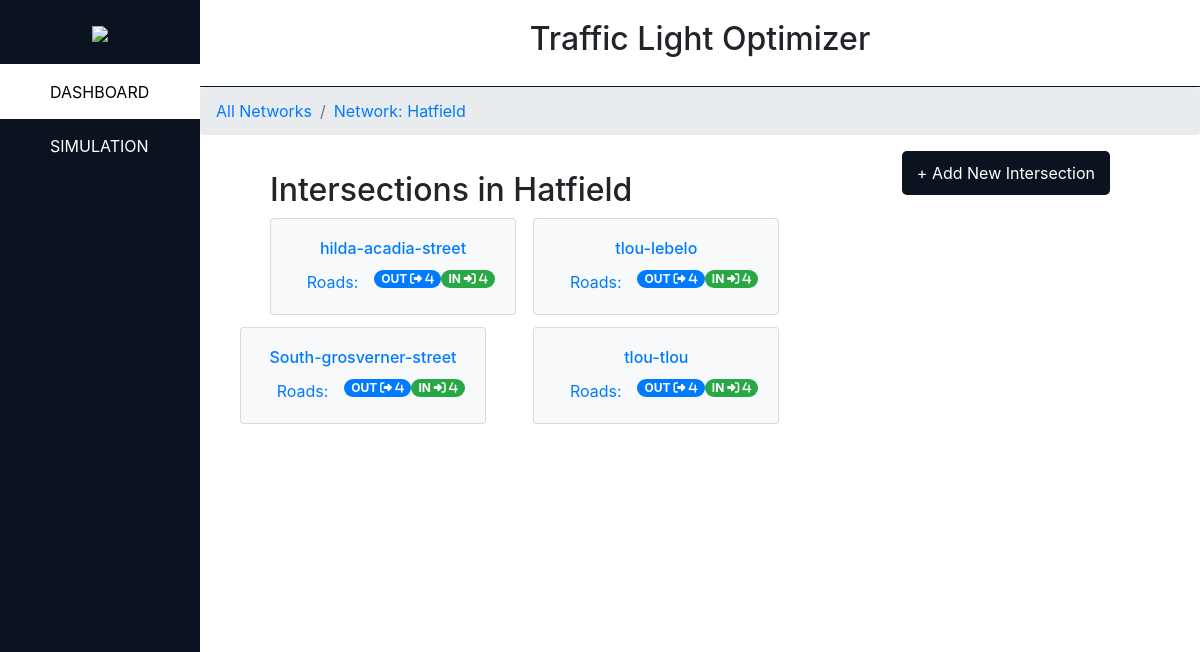
Screenshot of /network/1/ with the database file from the repository.
### main_app/models.py (models this page shows, shortened)
class Network(models.Model):
    network_name = models.CharField( max_length=50, unique=True )

class Intersection(models.Model):
    network_id = models.ForeignKey(
        Network,
        blank=False,
        null=True,
        on_delete=models.SET_NULL
    )
    intersection_name = models.CharField( max_length=50, unique=True )
    right_of_way = models.TextField( blank=True )
    configuration = models.TextField( blank=True )

### main_app/views/oldview.py (the view)
# urls.py: path('network/<int:network_id>/', views.road_network_controller, name='road_network'),
def road_network_controller(request, network_id):
    network_info = get_object_or_404( Network, pk=network_id )
    if request.method == 'POST':
        form_intersection = IntersectionForm(request.POST)
        if form_intersection.is_valid():
            new_intersection = form_intersection.save()
            new_intersection.network_id = network_info
            new_intersection.save()
            return HttpResponseRedirect(reverse('intersection', args=(network_id, new_intersection.id )))
    else:
        form_intersection = IntersectionForm()
    if Intersection.objects.filter( network_id=network_id ).exists():
        intersection_entries_for_network = Intersection.objects.filter( network_id=network_id )
    else:
        intersection_entries_for_network = []
    ui_data = {
        'network_info': network_info,
        'intersection_list': intersection_entries_for_network ,
        'intersection_form': form_intersection
    }
    return render(request, 'main_app/road_network.html', ui_data )

### main_app/templates/main_app/road_network.html (shortened to what this page needs)
{% load static %}
<!DOCTYPE html>
<html>
    <head>
        <link rel="stylesheet" href="https://use.fontawesome.com/releases/v5.1.0/css/all.css">
        <link rel="stylesheet" type="text/css" href = "{% static 'css/style.css'%}"/>
        <link rel="stylesheet" href="https://maxcdn.bootstrapcdn.com/bootstrap/4.5.0/css/bootstrap.min.css">
    </head>
    <body>
        <div class="fluid-container">
            <div class="row">
                <div id="navigate" class="col-2">
                    <div class="title">
                        <img src="{% static 'images/logo_welcome.png' %}">
                    </div>
                    <div>
                        <a href="{% url 'all_networks' %}" class="active"><div>DASHBOARD</div></a>
                        <a href="{% url 'simulation' %}"><div>SIMULATION</div></a>
                    </div>
                </div>
                <div class="content col-12 row">
                    <div class="emp col-2"></div>
                    <div class="cont col-10">
                        <div class="cont-bar">
                            <h2>Traffic Light Optimizer</h2>
                        </div>
                        <div class="cont-info">
                            <ul class="breadcrumb">
                                    <li class="breadcrumb-item">
                                        <a href="{% url 'all_networks' %}"> All Networks </a>
                                    </li>
                                    <li class="breadcrumb-item">
                                        <a href="{% url 'road_network' network_info.id %}"> Network: {{ network_info.network_name }}  </a>
                                    </li>
                            </ul>
                            <div class="road-content road-n row">
                                <div class="row">
                                    <div class="add-button">
                                        <button class="add-network">+ Add New Intersection</button>
                                    </div>
                                    <div class="col-sm-16">
                                        <h2> Intersections in {{ network_info.network_name }} </h2>
                                        {% if intersection_list %}
                                            <div class="card-columns">
                                                {% for intersection in intersection_list %}
                                                    <div class="card bg-light">
                                                        <div href="{% url 'intersection' network_info.id intersection.id %}" class="card-body text-center">
                                                            <a href="{% url 'intersection' network_info.id intersection.id %}">
                                                                <h6 class="card-title">
                                                                    {{ intersection.intersection_name }}
                                                                </h6>
                                                            </a>
                                                            <a href="#" class="card-link"> Roads: </a>
                                                            <span class="badge badge-success badge-pill" style="float:right"> IN
                                                                <i class='fas fa-sign-in-alt'> 4 </i>
                                                            </span>
                                                            <span class="badge badge-primary badge-pill" style="float:right"> OUT
                                                                <i class='fas fa-sign-out-alt'> 4 </i>
                                                            </span>
                                                        </div>
                                                    </div>
                                                {% endfor %}
                                            </div>
                                        {% else %}
                                            <p> No Intersections in the network.</p>
                                        {% endif %}
                                    </div>
                                </div>
                            </div>
                        </div>
                    </div>
                </div>
            </div>
        </div>
    </body>
</html>

### assets/css/style.css (style rules this page uses)
:root { --primary-color: #0B1320; --secondary-color: #394d5f; --tertiary-color: white; --white-color: #FCFCFC; --black-color: #1D1E2C; }
body { margin: 0px 0px; font-family: 'Roboto'; }
div.row { width: 100%; margin: 0; }
div#navigate { background-color: var(--primary-color); height: 100vh; position: fixed; color: white; padding: 0; left: 0; z-index: 1; }
#navigate > div:nth-child(1) { padding: 20px 0%; text-align: center; }
#navigate > div:nth-child(1) img { height: 100px; width: auto; }
#navigate > div:nth-child(2) { border-top: 1px solid white; height: 70%; position: relative; }
#navigate > div div { color: white; width: 100%; padding: 15px 0px 15px 25%; }
#navigate a { text-decoration: none; }
#navigate > div > a.active > div { color: black; background-color: var(--tertiary-color); }
div.cont { padding: 0; }
div.content { padding: 0; background-color: var(--tertiary-color); min-height: 100vh; }
div.cont-bar { border-bottom: 1px solid var(--primary-color); text-align: center; margin: 0; padding: 20px; }
div.road-content { padding: 0 7%; }
div.add-button { height: 20px; text-align: right; width: 100%; z-index: 2; }
div.add-button button.add-network { background-color: var(--primary-color); color: white; text-align: center; border-width: 0; padding: 10px 15px; margin: 20px; margin-top: 0; border-radius: 5px; right: 0; text-align: center; outline: none; }
div.road-n div.card.bg-light { max-width: 90%; margin-left: -30px; }
div.road-n div.card.bg-light:nth-child(1) { margin-left: 0; }

### rows the page displays
Network: network_name "Hatfield"
Intersection: intersection_name "hilda-acadia-street"
Intersection: intersection_name "South-grosverner-street"
Intersection: intersection_name "tlou-lebelo"
Intersection: intersection_name "tlou-tlou"
